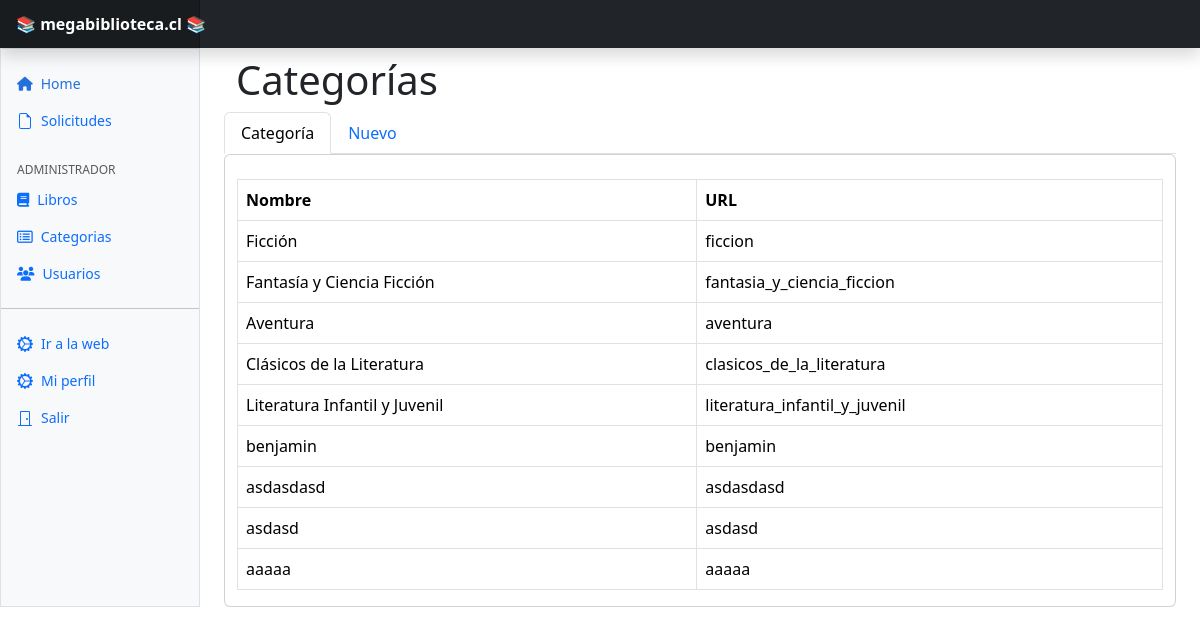
Page /administrador/categoria on the committed database.
### biblioteca/models.py (models this page shows, shortened)
class Categoria(models.Model):
    nombre = models.CharField(max_length=100)
    url = models.CharField(max_length=100, null=True, blank=True)

### biblioteca/routes/viewsAdmin.py (the view)
# urls.py: path('administrador/categoria', viewsAdmin.admin_lista_categoria, name='admin_lista_categoria'),
def admin_lista_categoria(request):
    categorias = Categoria.objects.all()
    return render(request, 'administrador/categoria/index.html', {'categorias': categorias})

### biblioteca/templates/administrador/categoria/index.html (shortened to what this page needs)
{% extends 'layouts/admin/app.html' %}
{% load static %}
{% block contenido %}
  <div class="container">
    <div class="row">
      <h1 class="mt-2">Categorías</h1>
      <ul class="nav nav-tabs">
        <li class="nav-item">
          <a class="nav-link active" href="#">Categoría</a>
        </li>
        <li class="nav-item">
          <a class="nav-link" href="{% url 'admin_create_categoria' %}">Nuevo</a>
        </li>
      </ul>
      <div class="card">
        <table class="table table-bordered mt-4">
          <thead>
            <tr>
              <th scope="col">Nombre</th>
              <th scope="col">URL</th>
            </tr>
          </thead>
          <tbody>
            {% for categoria in categorias %}
              <tr>
                <td>{{ categoria.nombre }}</td>
                <td>{{ categoria.url }}</td>
              </tr>
            {% endfor %}
          </tbody>
        </table>
      </div>
    </div>
  </div>
{% endblock %}

### rows in the picture
Categoria: nombre "Ficción", url "ficcion"
Categoria: nombre "Fantasía y Ciencia Ficción", url "fantasia_y_ciencia_ficcion"
Categoria: nombre "Aventura", url "aventura"
Categoria: nombre "Clásicos de la Literatura", url "clasicos_de_la_literatura"
Categoria: nombre "Literatura Infantil y Juvenil", url "literatura_infantil_y_juvenil"
Categoria: nombre "benjamin", url "benjamin"
Categoria: nombre "asdasdasd", url "asdasdasd"
Categoria: nombre "asdasd", url "asdasd"
Categoria: nombre "aaaaa", url "aaaaa"
